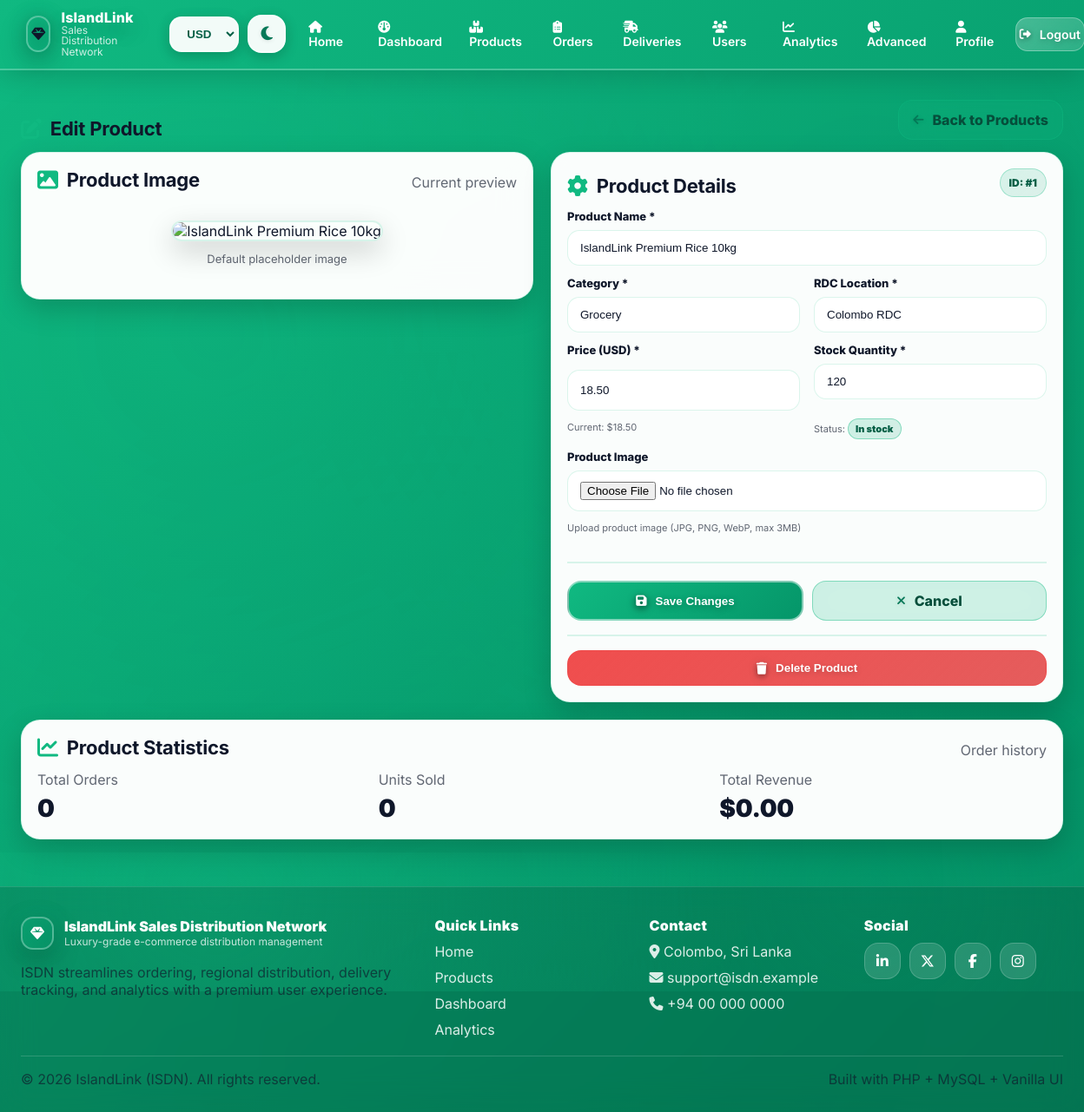
Screenshot of /product-edit.php?id=1 (signed in) with the database file from the repository.
### tables this page shows
CREATE TABLE `products` (
  `id` INT NOT NULL AUTO_INCREMENT,
  `name` VARCHAR(100) NOT NULL,
  `category` VARCHAR(50) NOT NULL,
  `price` DECIMAL(10,2) NOT NULL DEFAULT 0.00,
  `stock` INT NOT NULL DEFAULT 0,
  `rdc_location` VARCHAR(50) NOT NULL,
  `image` VARCHAR(255) NULL,
  `created_at` TIMESTAMP NOT NULL DEFAULT CURRENT_TIMESTAMP,
  PRIMARY KEY (`id`),
  KEY `idx_products_category` (`category`),
  KEY `idx_products_rdc` (`rdc_location`)
);

### db.php (called while the page is built, shortened)
<?php
function currency_get() {
  return isset($_SESSION['currency']) && in_array($_SESSION['currency'], ['USD','LKR'], true)
    ? $_SESSION['currency'] : 'USD';
}

### price-helper.php (called while the page is built, shortened)
<?php
function price_label($usdAmount, $currency = 'USD') {
  $usd = (float)$usdAmount;
  return '$' . number_format($usd, 2);
}

### product-edit.php (the view, shortened to what this page needs)
<?php
require_once __DIR__ . '/db.php';
require_once __DIR__ . '/icons.php';
require_once __DIR__ . '/price-helper.php';
$productId = (int)($_GET['id'] ?? 0);
$product = null;
$r = mysqli_query($conn, "SELECT * FROM products WHERE id = $productId LIMIT 1");
if ($r && mysqli_num_rows($r) === 1) {
  $product = mysqli_fetch_assoc($r);
} else {
  flash_set('err', 'Product not found.');
  header('Location: products.php');
  exit;
}
$r = mysqli_query($conn, "SELECT * FROM products WHERE id = $productId LIMIT 1");
if ($r && mysqli_num_rows($r) === 1) {
  $product = mysqli_fetch_assoc($r);
} else {
  flash_set('err', 'Product not found.');
  header('Location: products.php');
  exit;
}
$currency = currency_get();
$img = $product['image'] ? $product['image'] : 'https://images.unsplash.com/photo-1526367790999-0150786686a2?auto=format&fit=crop&w=1200&q=80';
?>
<!doctype html>
<html lang="en" data-theme="<?php echo isset($_SESSION['theme']) ? htmlspecialchars($_SESSION['theme']) : 'light'; ?>" data-currency="<?php echo htmlspecialchars($currency); ?>">
<head>
  <link rel="stylesheet" href="https://cdnjs.cloudflare.com/ajax/libs/font-awesome/6.5.1/css/all.min.css">
  <link rel="stylesheet" href="style.css">
  <link rel="stylesheet" href="ecommerce-styles.css">
</head>
<body>
  <?php include __DIR__ . '/navbar.php'; ?>
  <main class="main">
    <div class="container">
      <div class="section-head">
        <h2><?php echo icon('pen-to-square'); ?> Edit Product</h2>
        <a class="btn btn-ghost" href="products.php"><?php echo icon('arrow-left'); ?> Back to Products</a>
      </div>
      <div class="grid cols-2" style="align-items:start; gap:20px;">
        <section class="card pad lift" style="animation-delay:.06s">
          <div class="section-head">
            <h2><?php echo icon('image'); ?> Product Image</h2>
            <span class="muted">Current preview</span>
          </div>
          <div style="text-align:center; padding:20px;">
            <img src="<?php echo htmlspecialchars($img); ?>" alt="<?php echo htmlspecialchars($product['name']); ?>" data-preview
                 style="width:100%; max-width:400px; height:auto; border-radius:18px; border:2px solid var(--border); box-shadow:var(--shadow-md);">
            <div class="muted" style="margin-top:12px; font-size:13px" id="image-status">
              <?php echo $product['image'] ? 'Current product image' : 'Default placeholder image'; ?>
            </div>
          </div>
        </section>
        <section class="card pad lift" style="animation-delay:.12s">
          <div class="section-head">
            <h2><?php echo icon('gear'); ?> Product Details</h2>
            <span class="badge-status">ID: #<?php echo (int)$product['id']; ?></span>
          </div>
          <form class="form" method="post" enctype="multipart/form-data">
            <div class="field">
              <label>Product Name *</label>
              <input class="input" name="name" value="<?php echo htmlspecialchars($product['name']); ?>" required placeholder="Enter product name">
            </div>
            <div class="grid cols-2">
              <div class="field">
                <label>Category *</label>
                <input class="input" name="category" value="<?php echo htmlspecialchars($product['category']); ?>" required placeholder="e.g. Grocery">
              </div>
              <div class="field">
                <label>RDC Location *</label>
                <input class="input" name="rdc_location" value="<?php echo htmlspecialchars($product['rdc_location']); ?>" required placeholder="e.g. Colombo RDC">
              </div>
            </div>
            <div class="grid cols-2">
              <div class="field">
                <label>Price (USD) *</label>
                <input class="input" name="price" type="number" step="0.01" min="0" value="<?php echo htmlspecialchars((string)$product['price']); ?>" required>
                <div class="muted" style="font-size:11px; margin-top:4px;">
                  Current: <span data-price="<?php echo htmlspecialchars((string)$product['price']); ?>"><?php echo htmlspecialchars(price_label($product['price'], $currency)); ?></span>
                </div>
              </div>
              <div class="field">
                <label>Stock Quantity *</label>
                <input class="input" name="stock" type="number" min="0" value="<?php echo (int)$product['stock']; ?>" required>
                <div class="muted" style="font-size:11px; margin-top:4px;">
                  <?php
                    $stock = (int)$product['stock'];
                    $stockClass = $stock <= 0 ? 'stock-out' : ($stock <= 10 ? 'stock-low' : 'stock-ok');
                    $stockLabel = $stock <= 0 ? 'Out of stock' : ($stock <= 10 ? 'Low stock' : 'In stock');
                  ?>
                  Status: <span class="stock-badge <?php echo $stockClass; ?>" style="font-size:11px; padding:4px 8px;"><?php echo $stockLabel; ?></span>
                </div>
              </div>
            </div>
            <div class="field">
              <label>Product Image</label>
              <input class="input" name="image" type="file" accept=".jpg,.jpeg,.png,.webp">
              <div class="muted" style="font-size:11px; margin-top:4px;">
                <?php echo $product['image'] ? 'Select new image to preview and replace current' : 'Upload product image (JPG, PNG, WebP, max 3MB)'; ?>
              </div>
            </div>
            <div class="product-actions" style="margin-top:20px; padding-top:20px; border-top:2px solid var(--border);">
              <button class="btn btn-primary" type="submit" style="flex:1;">
                <?php echo icon('floppy-disk'); ?> Save Changes
              </button>
              <a class="btn btn-ghost" href="products.php" style="flex:1;">
                <?php echo icon('xmark'); ?> Cancel
              </a>
            </div>
          </form>
          <form method="post" onsubmit="return confirm('Are you sure you want to delete this product? This action cannot be undone.\n\nNote: Products with existing orders cannot be deleted.');" style="margin-top:16px; padding-top:16px; border-top:2px solid var(--border);">
            <button class="btn" type="submit" style="width:100%; background: linear-gradient(135deg, rgba(239,68,68,.95), rgba(220,38,38,.75)); border-color: rgba(239,68,68,.5); color:#fff;">
              <?php echo icon('trash'); ?> Delete Product
            </button>
          </form>
        </section>
      </div>
      <section class="card pad lift" style="margin-top:20px; animation-delay:.18s">
        <div class="section-head">
          <h2><?php echo icon('chart-line'); ?> Product Statistics</h2>
          <span class="muted">Order history</span>
        </div>
        <?php
          $statsQuery = mysqli_query($conn, "SELECT
            COUNT(DISTINCT oi.order_id) as total_orders,
            SUM(oi.quantity) as total_sold,
            SUM(oi.quantity * oi.price) as total_revenue
            FROM order_items oi
            WHERE oi.product_id = $productId");
          $stats = ['total_orders' => 0, 'total_sold' => 0, 'total_revenue' => 0.0];
          if ($statsQuery && $statsRow = mysqli_fetch_assoc($statsQuery)) {
            $stats = [
              'total_orders' => (int)$statsRow['total_orders'],
              'total_sold' => (int)$statsRow['total_sold'],
              'total_revenue' => (float)$statsRow['total_revenue']
            ];
          }
        ?>
        <div class="grid cols-3">
          <div>
            <div class="muted">Total Orders</div>
            <div style="font-size:28px; font-weight:1000; margin-top:6px;"><?php echo $stats['total_orders']; ?></div>
          </div>
          <div>
            <div class="muted">Units Sold</div>
            <div style="font-size:28px; font-weight:1000; margin-top:6px;"><?php echo $stats['total_sold']; ?></div>
          </div>
          <div>
            <div class="muted">Total Revenue</div>
            <div class="price" data-price="<?php echo htmlspecialchars((string)$stats['total_revenue']); ?>" style="font-size:28px; margin-top:6px;"><?php echo htmlspecialchars(price_label($stats['total_revenue'], $currency)); ?></div>
          </div>
        </div>
      </section>
    </div>
  </main>
  <?php include __DIR__ . '/footer.php'; ?>
</body>
</html>

### ecommerce-styles.css (style rules this page uses)
.section-head { display:flex; align-items:flex-end; justify-content:space-between; gap: 16px; margin-bottom: 14px; }
.section-head h2 { margin:0; font-size: 22px; letter-spacing: -.01em; color: var(--text); display: flex; align-items: center; gap: 10px; }
.stock-badge { display:inline-flex; align-items:center; gap:8px; padding: 8px 10px; border-radius: 999px; font-weight:900; font-size:12px; border:1px solid var(--border); margin-top: 10px; }
.stock-ok { background: linear-gradient(135deg, rgba(16,185,129,.2), rgba(5,150,105,.15)); border-color: rgba(16,185,129,.4); color: #065f46; }
.product-actions { display:flex; gap:10px; flex-wrap:wrap; margin-top: 12px; position: relative; z-index: 2; }
.price { font-weight:1000; font-size: 18px; letter-spacing: -.01em; }

### rows the page displays
products: id "1", name "IslandLink Premium Rice 10kg", category "Grocery", rdc_location "Colombo RDC", price "18.50", price "$18.50", stock "120", stock "In stock"

### other values shown
$stats['total_orders'] "0"
$stats['total_sold'] "0"
price_label($stats['total_revenue'], $currency) "$0.00"
